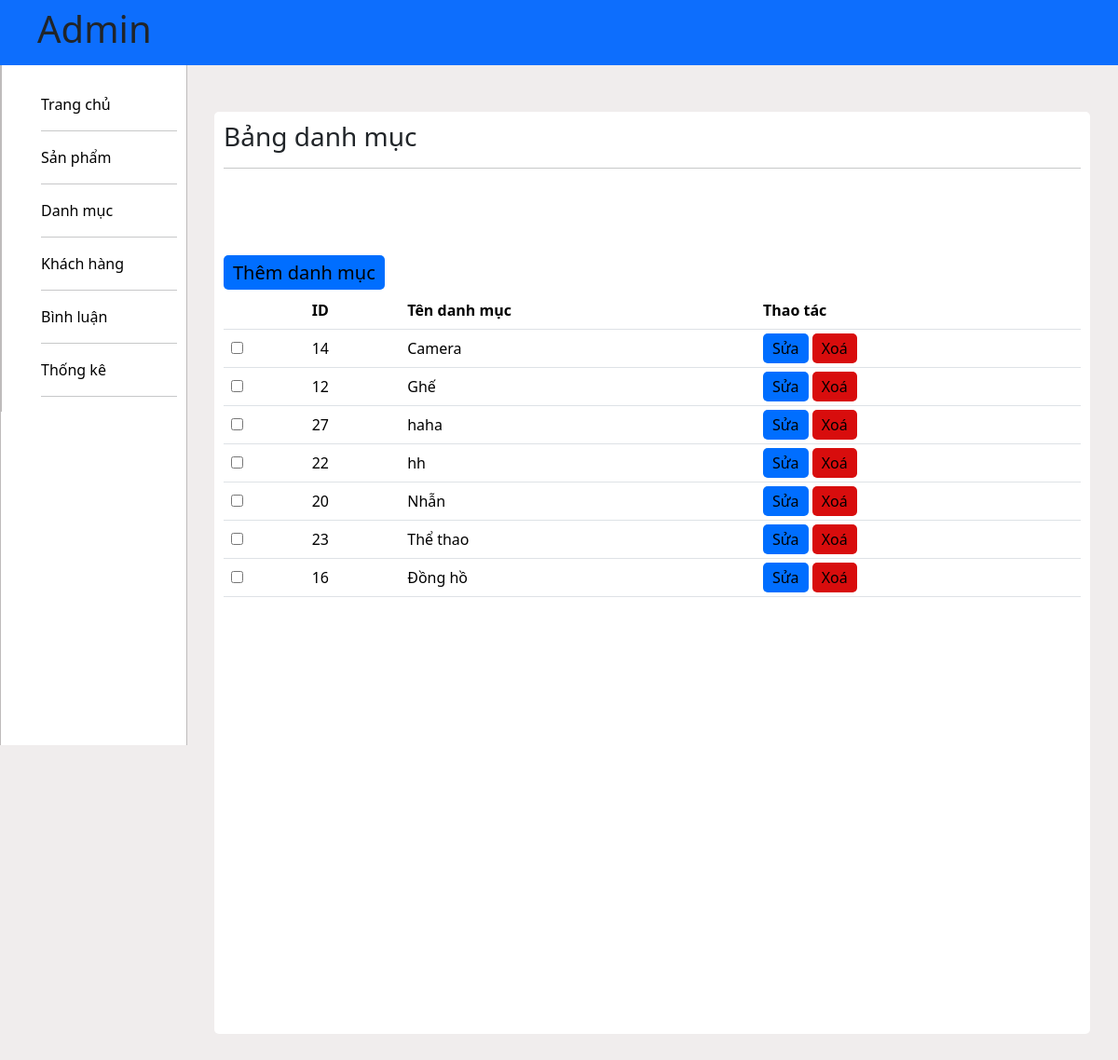
Screenshot of /admin/index.php?act=listdm (signed in) with the database file from the repository.
### tables this page shows
CREATE TABLE `danhmuc` (
  `id` int(10) NOT NULL,
  `name` varchar(255) NOT NULL
);

### model/pdo.php (called while the page is built, shortened)
<?php
function pdo_get_connection(){
    $servername = "localhost";
    $username = "root";
    $password = "";
    try {
        $conn = new PDO("mysql:host=$servername;dbname=du_an_1", $username, $password);
        $conn->setAttribute(PDO::ATTR_ERRMODE, PDO::ERRMODE_EXCEPTION);
        return $conn;
    } catch(PDOException $e) {
        echo "Connection failed: " . $e->getMessage();
    }
}
function pdo_query($sql){
    $sql_args=array_slice(func_get_args(),1);
    try{
        $conn=pdo_get_connection();
        $stmt=$conn->prepare($sql);
        $stmt->execute($sql_args);
        $rows=$stmt->fetchAll();
        return $rows;
    }
    catch(PDOException $e){
        throw $e;
    }
    finally{
        unset($conn);
    }
}
?>

### model/danhmuc.php (called while the page is built, shortened)
<?php
  function loadall_danhmuc(){
    $sql = "SELECT * FROM danhmuc ORDER BY name";
    $listdanhmuc = pdo_query($sql);
    return $listdanhmuc;
  }
?>

### admin/danhmuc/list.php (the view, shortened to what this page needs)
       <div class="center">
       <div class="function-prds-box-month-prd radius">
           <h3>Bảng danh mục</h3>
           <hr>
           <form action="#" method="POST">
             <table class="table table--directory">
                 <thead>
                   <tr>
                   <th scope="col"></th>
                     <th scope="col">ID</th>
                     <th scope="col">Tên danh mục</th>
                     <th scope="col">Thao tác</th>
                   </tr>
                 </thead>
                 <?php
         foreach ($listdanhmuc as $danhmuc){
           extract($danhmuc);
           $suadm="index.php?act=suadm&id=".$id;
           $xoadm="index.php?act=xoadm&id=".$id;
           echo ' <tr>
           <td><input type="checkbox" name="" id=""></td>
           <td>'.$id.'</td>
           <td>'.$name.'</td>
           <td><a href = "'.$suadm.'"  class="update_prd btn-action"> Sửa</a>
          <a href = "'.$xoadm.'"  class="delete_prd btn-action ranger">Xoá</a>
       </tr>';
         }
         ?>
               <h5><a href="index.php?act=adddm" class="add_prd btn-action">Thêm danh mục</a></h5>
         </div>
   </div>
</main>

### css/css/admin.css (style rules this page uses)
* { margin: 0; padding: 0; box-sizing: border-box; }
:root { --color-primary:rgba(254, 184, 0, 1); --color-reference:rgba(55, 14, 70, 1); --color-white:rgb(240, 237, 237); }
.radius { border-radius: 5px; }
.center { flex: 1; background: rgb(240, 237, 237); padding: 120px 30px 50px 230px; }
.function-prds-box-month-prd { background: white !important; padding: 10px; height: 990px; box-sizing: border-box; overflow: hidden; }
.function-prds-box-month-prd h5 { margin-top: 100px; }
.btn-action { text-decoration: none; color: black; border: #06efff; background: #006eff; border-radius: 5px; padding: 5px 10px 5px 10px; }
.ranger { background: rgb(216, 13, 13); }

### rows the page displays
danhmuc: id "14", name "Camera"
danhmuc: id "12", name "Ghế"
danhmuc: id "27", name "haha"
danhmuc: id "22", name "hh"
danhmuc: id "20", name "Nhẫn"
danhmuc: id "23", name "Thể thao"
danhmuc: id "16", name "Đồng hồ"
